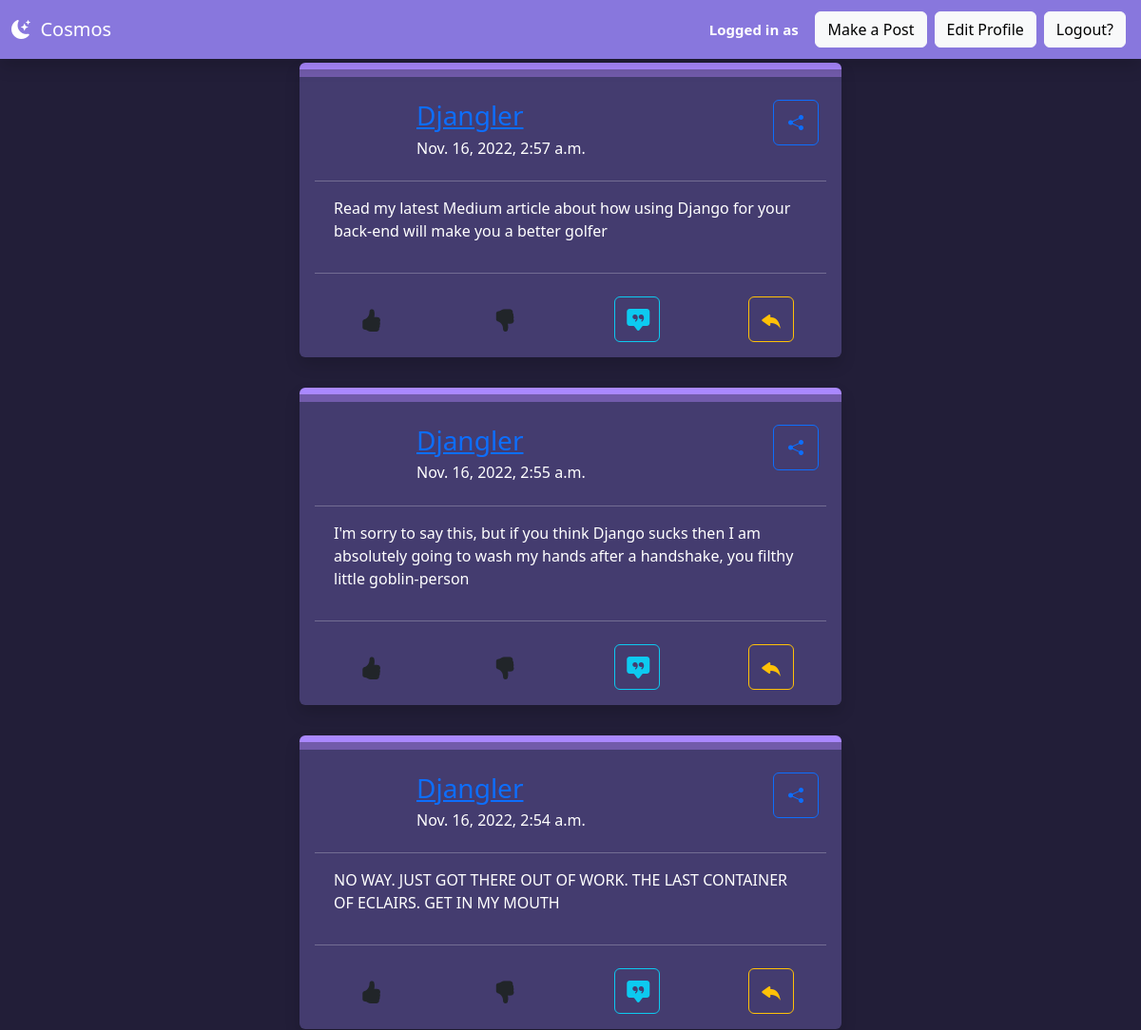
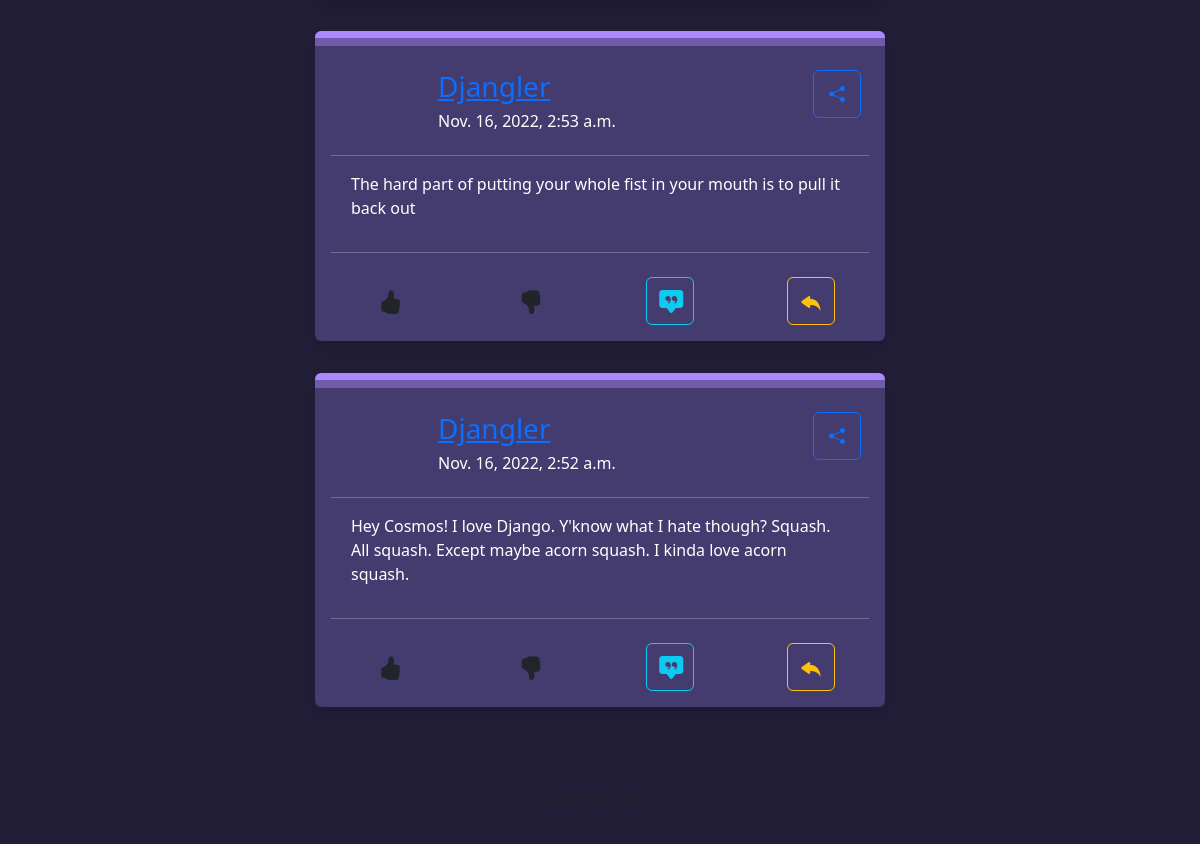
The app's page /user/6 with its own data (2 pictures, top to bottom).
### cosmos/models.py (models this page shows, shortened)
class Post(models.Model):
    user = models.ForeignKey(User, on_delete=models.CASCADE)
    reply = models.ForeignKey('self', blank=True, null=True, on_delete=models.DO_NOTHING)
    post_body = models.CharField(max_length=250)
    posted_at = models.DateTimeField(auto_now_add=True) # auto_now captures the UPDATE time, as opposed to the CREATION time
    post_images = models.ImageField(blank=True, null=True)

### cosmos/views.py (the view)
# urls.py: path('user/<int:other_user>', views.showProfile, name='queryUser'),
def showProfile(request, other_user=None):
    if request.method == 'POST' or other_user == request.user.id or other_user is None:
        redirect('/')
    context = {'posts': Post.objects.filter(user=other_user).order_by('posted_at').reverse(),
               'current_user': request.user}
    return render(request, 'cosmos/user-profile.html', context)

### templates/cosmos/user-profile.html (shortened to what this page needs)
{% extends "cosmos/base-head.html" %}
{% load static %}
{% block body %}
  {% include "cosmos/navbar.html" with current_user=current_user %}
  <div class="container">
    <div class="row justify-content-center">
      {% for post in posts %}
        {% include "cosmos/post.html" with post=post %}
      {% endfor %}
      <div class="col-6 d-flex justify-content-center align-items-center" style="height:150px;">
        <button class="btn btn-load w-50">
          <span><i class="bi bi-arrow-down-short"></i>&nbsp;Load more posts&nbsp;<i class="bi bi-arrow-down-short"></i></span>
        </button>
      </div>
    </div>
  </div>
{% endblock %}

### templates/cosmos/base-head.html (shortened to what this page needs)
<!DOCTYPE html>
<html lang="en">
<head>
  {% load static %}
  <link href="https://cdn.jsdelivr.net/npm/bootstrap@5.2.2/dist/css/bootstrap.min.css" rel="stylesheet">
  <link rel="stylesheet" href="https://cdn.jsdelivr.net/npm/bootstrap-icons@1.9.1/font/bootstrap-icons.css">
  <link rel="stylesheet" href="{% static 'cosmos/posts.css' %}">
</head>
<body class="">
  {% block body %}{% endblock %}
</body>
</html>

### templates/cosmos/navbar.html
  <nav class="navbar shadow fixed-top" style="background-color: #8877dd;">
    <div class="container-fluid">
        <a class="navbar-brand" href="/" style="color: white;"><i class="bi bi-moon-stars-fill"></i>&nbsp;&nbsp;Cosmos</a>
        <div class="d-flex align-self-end">
            <h5 class="align-self-center m-1"><span class="badge badge-light justify-self-right">Logged in as {{ current_user.username }}</span></h5>
            <a class="text-white fw-bold m-1" href="/post/create">
                <button class="btn btn-light">Make a Post</button>
            </a>
            <a class="text-white fw-bold m-1" href="/account/edit">
                <button class="btn btn-light">Edit Profile</button>
            </a>
            <a class="text-white fw-bold" href="/account/logout">
                <button class="btn btn-light m-1">Logout?</button>
            </a>
        </div>
    </div>
  </nav>
  <div class="" style="height:50px;"></div>

### templates/cosmos/post.html (shortened to what this page needs)
<div class="col-6 rounded shadow m-3 p-3 post">
  <div class="row m-2 mb-3">
    <div class="col-2 d-flex px-0">
    </div>
    <div class="col d-flex align-items-center">
      <div>
        <a href="/user/{{ post.user_id }}">
          <h3>{{ post.user.username }}</h3>
        </a>
        <h6 class="">{{ post.posted_at }}</h6>
      </div>
    </div>
    <div class="col d-flex justify-content-end p-0">
      <button class="btn btn-outline-primary" style="width:48px;height:48px;">
        <i class="bi bi-share-fill"></i>
      </button>
    </div>
  </div>
  <hr>
  <div class="row m-2">
    <p>{{ post.post_body }}</p>
  </div>
  <hr>
  <div class="row d-flex mt-4 justify-content-between">
    <div class="col d-flex justify-content-center p-0">
      <button class="btn btn-outline-like" style="width:48px;height:48px;font-size:1.5em;">
        <i class="bi bi-hand-thumbs-up-fill"></i>
      </button>
    </div>
    <div class="col d-flex justify-content-center p-0">
      <button class="btn btn-outline-dislike" style="width:48px;height:48px;font-size:1.5em;">
        <i class="bi bi-hand-thumbs-down-fill"></i>
      </button>
    </div>
    <div class="col d-flex justify-content-center p-0">
      <button class="btn btn-outline-info" style="width:48px;height:48px;font-size:1.5em;">
        <i class="bi bi-chat-square-quote-fill"></i>
      </button>
    </div>
    <div class="col d-flex justify-content-center p-0">
      <button class="btn btn-outline-warning" style="width:48px;height:48px;font-size:1.5em;">
        <i class="bi bi-reply-fill"></i>
      </button>
    </div>
  </div>
</div>

### cosmos/static/cosmos/posts.css (style rules this page uses)
:root { --neutral-body-bg-color: #221e38; --neutral-div-bg-color: #443c6f; --neutral-nav-bg-color: #8877dd; --neutral-light-color: #aa88ff; }
body { background-color: var(--neutral-body-bg-color); }
div.post { background-color: var(--neutral-div-bg-color); border-top: 15px ridge var(--neutral-light-color); color: white; }
nav.navbar { background-color: var(--neutral-nav-bg-color); }

### records on screen
Post: user.username "Djangler", posted_at "Nov. 16, 2022, 2:57 a.m.", post_body "Read my latest Medium article about how using Django for your back-end will make you a better golfer"
Post: user.username "Djangler", posted_at "Nov. 16, 2022, 2:55 a.m.", post_body "I'm sorry to say this, but if you think Django sucks then I am absolutely going to wash my hands after a handshake, you filthy little goblin-person"
Post: user.username "Djangler", posted_at "Nov. 16, 2022, 2:54 a.m.", post_body "NO WAY. JUST GOT THERE OUT OF WORK. THE LAST CONTAINER OF ECLAIRS. GET IN MY MOUTH"
Post: user.username "Djangler", posted_at "Nov. 16, 2022, 2:53 a.m.", post_body "The hard part of putting your whole fist in your mouth is to pull it back out"
Post: user.username "Djangler", posted_at "Nov. 16, 2022, 2:52 a.m.", post_body "Hey Cosmos! I love Django. Y'know what I hate though? Squash. All squash. Except maybe acorn squash. I kinda love acorn squash."
